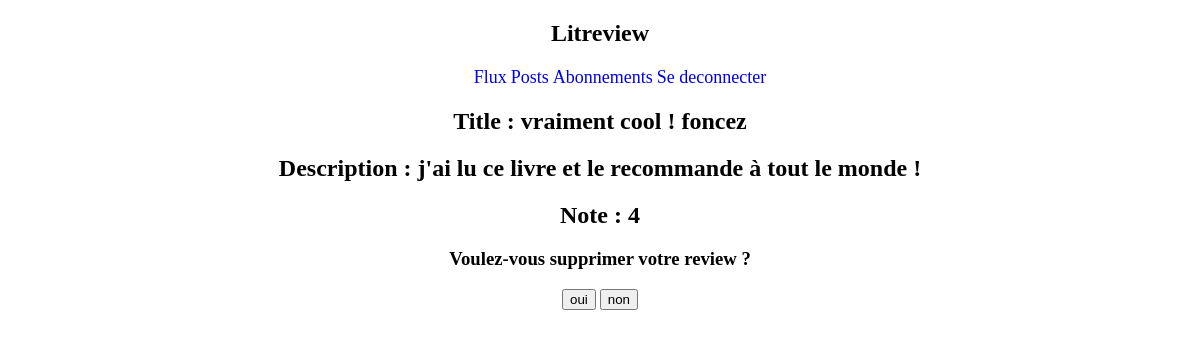
The app's page /supprimer-review/10/ (signed in), older data.
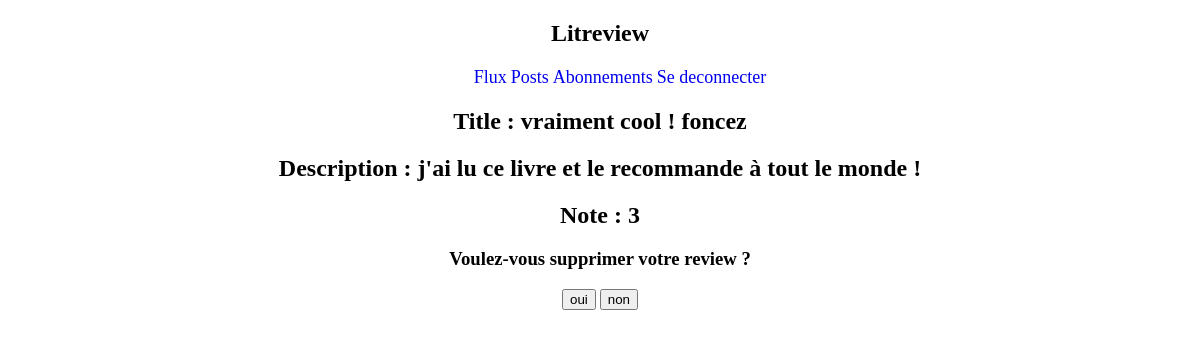
The same page, newer data.
### blog/models.py (models this page shows)
class Review(models.Model):
    ticket_associe = models.ForeignKey(to=Ticket, on_delete=models.CASCADE, null=True, blank=True)
    rating = models.PositiveSmallIntegerField(
        validators=[MinValueValidator(0), MaxValueValidator(5)])
    headline = models.CharField(max_length=128)
    body = models.CharField(max_length=8192, blank=True)
    user_associe = models.ForeignKey(
        User, on_delete=models.CASCADE, null=True, blank=True)
    time_created = models.DateTimeField(auto_now_add=True)

### blog/views.py (the view)
# urls.py: path('supprimer-review/<review_id>/', views.page_supprimer_review),
def page_supprimer_review(request, review_id):
    try:
        if not request.session['connected']:
            print(request.session['connected'])
            return redirect('/index')
        else:
            pass
    except KeyError:
        print("probleme avec la session")
    user = User.objects.get(username=request.session['username'])
    try:
        review = Review.objects.get(id=review_id, user_associe=user)
    except ObjectDoesNotExist:
        return redirect('/vos-posts')
    except ValueError:
        return redirect('/vos-posts')
    if request.method == 'POST':
        submit_response = request.POST.get('submit')
        if submit_response == "oui":
            review.delete()
            review_deleted = True
            context = {
                'review_deleted': review_deleted
            }
            return render(request, 'templates/blog/supprimer-review.html', context)
        else:
            review_not_delated = True
            context = {
                'review_not_deleted': review_not_delated,
                'review': review
            }
            return render(request, 'templates/blog/supprimer-review.html', context)
    else:
        context = {
            'review': review
        }
        return render(request, 'templates/blog/supprimer-review.html', context)

### blog/templates/blog/supprimer-review.html (shortened to what this page needs)
<!doctype html>
<html lang="fr">
<head>
    {% block header %}
    {% include 'blog/barre_de_navigation.html' %}
    {% endblock %}
  {% load static %}
  <link rel="stylesheet" href="{% static 'blog/flux.css' %}">
</head>
<body>
{% if review %}
        <form method="post" action="" style="text-align: center">
            <h2>Title : {{review.headline}}</h2>
            <h2>Description : {{review.body}}</h2>
            <h2>Note : {{review.rating}}</h2>
            <h3>Voulez-vous supprimer votre review ?</h3>
            <input type="submit" value="oui" name="submit">
            <input type="submit" value="non" name="submit">
        </form>
{% endif %}
</body>
</html>

### blog/templates/blog/barre_de_navigation.html
{% load static %}
  <link rel="stylesheet" href="{% static '/blog/barre_de_navigation.css' %}">
<div id="title">
    <h2 class="header">Litreview</h2>
</div>
<div id="liens">
    <ul class="header">
        <li><a href="/flux/">Flux</a></li>
        <li><a href="/vos-posts/">Posts</a></li>
        <li><a href="/abonnement/">Abonnements</a></li>
        <li><a href="/deconnexion/">Se deconnecter</a></li>
    </ul>
</div>

### blog/static/blog/barre_de_navigation.css (style rules this page uses)
#title { text-align: center; font-size: revert; margin-right: auto; margin-left: auto; min-width: 1000px; }
li { display: inline; font-size: large; }
a:link { text-decoration:none }
#liens { margin-right: auto; margin-left: auto; text-align: center; min-width: 1000px; }

### blog/static/blog/flux.css (style rules this page uses)
button, h1, h2 { text-align: center; }

Row changes from the older to the newer data that the page shows:
changed Review "vraiment cool ! foncez": rating "4" → "3"
